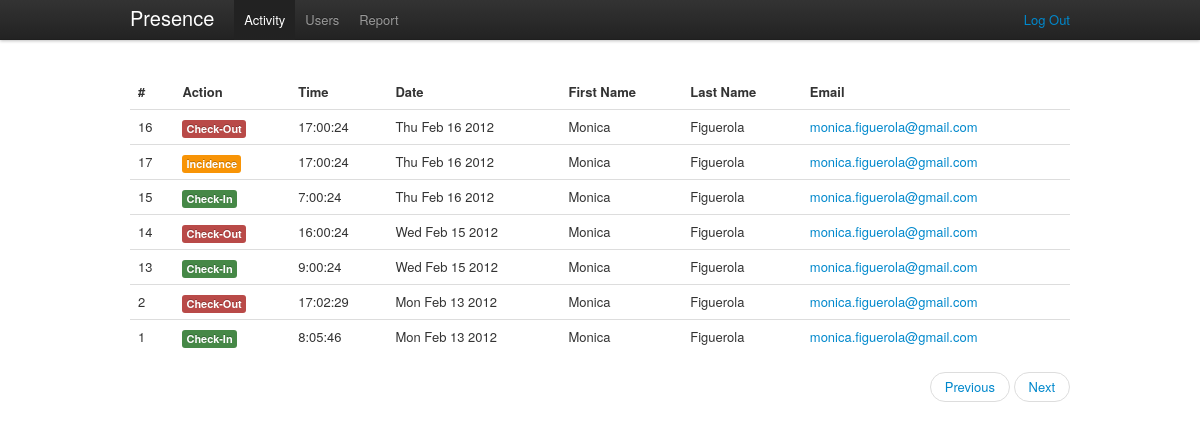
Page /admin/activity/ (signed in) on the earlier database version.
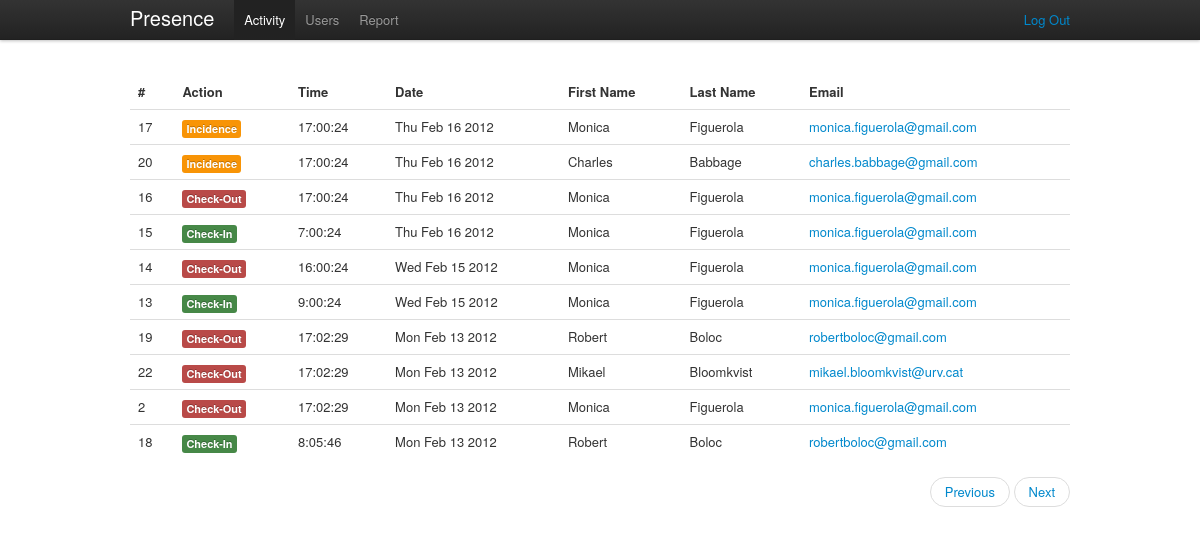
Same page on the later database version.
### tables this page shows
CREATE TABLE IF NOT EXISTS `presence_activity` (
  `id` int(11) NOT NULL AUTO_INCREMENT,
  `userid` varchar(250) NOT NULL,
  `action` varchar(50) NOT NULL,
  `timestamp` int(15) NOT NULL,
  `computed` tinyint(1) NOT NULL DEFAULT '0',
  PRIMARY KEY (`id`)
);

CREATE TABLE IF NOT EXISTS `presence_users` (
  `id` int(11) NOT NULL AUTO_INCREMENT,
  `email` varchar(150) NOT NULL,
  `password` varchar(50) NOT NULL,
  `role` varchar(20) NOT NULL,
  `firstname` varchar(200) NOT NULL,
  `lastname` varchar(300) NOT NULL,
  `position` varchar(200) NOT NULL,
  `UUID` varchar(36) NOT NULL,
  PRIMARY KEY (`id`)
);

### public/index.php (called while the page is built, shortened)
<?php
require_once (ROOT . '/config/config.php');
$url = isset($_GET['url']) ? $_GET['url'] : null;
$role = isset($_SESSION['role']) ? $_SESSION['role'] : null;
if ($url == null && $role == null) {
    $controller = "AuthController";
    $action = "asklogin";
    $url_params = array();
} else if ($url == null && isset($role)) {
    $controller = ucfirst($role) . 'Controller';
    $action = 'activity';
    $url_params = array();
} else {
    $url_params = explode('/', $url);
    $controller = ucfirst(array_shift($url_params));
    $action = $url_params[0] == null ? 'activity' : array_shift($url_params);
}
isset($url_params[1])
    ? $extra_action = $url_params[1]
    : $extra_action = null;
$extra_params = $_POST;
new $controller($action, array_merge($url_params, $extra_params), $extra_action);

### config/config.php (called while the page is built, shortened)
<?php
$CONFIG = new stdClass();
$CONFIG->wwwroot = 'https://localhost/presence-manager';
$CONFIG->dbhost = 'localhost';
$CONFIG->dbname = 'presence';
$CONFIG->dbuser = 'root';
$CONFIG->dbpassword = 'doremi';

### lang/en.php (called while the page is built, shortened)
<?php
$STRINGS = null;
$STRINGS['brand'] = 'Presence';
$STRINGS['login'] = 'Login';
$STRINGS['help'] = 'Help';
$STRINGS['activity'] = 'Activity';
$STRINGS['users'] = 'Users';
$STRINGS['report'] = 'Report';
$STRINGS['user'] = 'User';
$STRINGS['logout'] = 'Log Out';
$STRINGS['home'] = 'Home';
$STRINGS['404'] = '404';
$STRINGS['details'] = 'Details';
$STRINGS['summary'] = 'Summary';
$STRINGS['account'] = 'Account';
$STRINGS['starttime'] = 'Start Time';
$STRINGS['startdate'] = 'Start Date';
$STRINGS['endtime'] = 'End Time';
$STRINGS['enddate'] = 'End Date';
$STRINGS['action'] = 'Action';
$STRINGS['time'] = 'Time';
$STRINGS['date'] = 'Date';
$STRINGS['firstname'] = 'First Name';
$STRINGS['lastname'] = 'Last Name';
$STRINGS['email'] = 'Email';
$STRINGS['issued'] = 'Issued';
$STRINGS['period'] = 'Period';
$STRINGS['intervals'] = 'Intervals';
$STRINGS['interval'] = 'Interval';
$STRINGS['total'] = 'Total';
$STRINGS['password'] = 'Password';
$STRINGS['position'] = 'Position';
$STRINGS['role'] = 'Role';
$STRINGS['update'] = 'Update';
$STRINGS['week'] = 'Week';
$STRINGS['month'] = 'Month';
$STRINGS['year'] = 'Year';
$STRINGS['type'] = 'Type';
$STRINGS['message'] = 'Message';
$STRINGS['previous'] = 'Previous';
$STRINGS['next'] = 'Next';
$STRINGS['user:update:success'] = 'User details updated successfully!';
$STRINGS['user:update:failed'] = 'User details update falied!';
$STRINGS['user:delete:success'] = 'User deleted successfully!';
$STRINGS['user:delete:failed'] = 'User deleition falied!';
$STRINGS['user:create:success'] = 'The new user has been created!';
$STRINGS['user:create:failed'] = 'Error creating new user!';
$STRINGS['user:create:duplicate'] = 'This user already exists!';
$STRINGS['admin:no:activities'] = 'No more activity!';
$STRINGS['add:user'] = 'Add User';
$STRINGS['create:user'] = 'Create User';
$STRINGS['build:report'] = 'Build Report';
$STRINGS['event:success'] = 'Success!';
$STRINGS['event:error'] = 'Error!';
$STRINGS['event:checkin'] = 'Check-In';
$STRINGS['event:checkout'] = 'Check-Out';
$STRINGS['event:incidence'] = 'Incidence';
$STRINGS['event:noactivity'] = 'No Activity!';
$STRINGS['event:noactivity:message'] = 'There is no user activity';
$STRINGS['event:noactivityinterval:message'] = 'There is no user activity';
$STRINGS['event:delete:account'] = 'Delete Account';

### lib/DB.php (called while the page is built, shortened)
<?php
class DB {
    private static $_instance;
    private static function getInstance(){
        if(self::$_instance == null){
            self::$_instance = new $class();
        }
        return self::$_instance;
    }
    public static function setUp($params){
        $db = self::getInstance();
        $db->_connection = new PDO("mysql:host=" . $params->dbhost . ";
                                    dbname=" . $params->dbname,
                                               $params->dbuser,
                                               $params->dbpassword);
    }
    public static function getDB(){
        $db = self::getInstance();
        return $db->_connection;
    }
	static function getAllRecords($sql, array $params = null){
		$st = self::getDB()->prepare($sql);
        $st->execute($params);
        return $st->fetchAll(PDO::FETCH_OBJ);
	}
}

### app/models/ActivityModel.php (called while the page is built, shortened)
<?php
class ActivityModel extends Model {
    public static function find_page($page) {
        $limit = 10;
		$sql = "SELECT pa.id, pa.userid, pa.action, pa.timestamp, pu.firstname, pu.lastname, pu.email
				FROM " . self::table() . " pa
				JOIN presence_users pu ON pa.userid = pu.id
				ORDER BY pa.timestamp DESC
                LIMIT ".$limit." OFFSET ".($limit*$page);
		return DB::getAllRecords($sql);
    }
}

### app/controllers/AdminController.php (called while the page is built, shortened)
<?php
class AdminController extends Controller {
    public function __construct($action, $params, $extra_action = null) {
        global $CONFIG;
        isset($extra_action) ? $action = $action . '_' . $extra_action : null;
        if ($this->check_role('admin') && method_exists($this, $action)) {
            $this->$action($params);
        } else {
            RoutingHelper::redirect($CONFIG->wwwroot . '/error/notfound');
        }
    }
    public function activity($params) {
        $page = isset($params[0]) ? $params[0] : 0;
        $this->_view = new AdminActivityView(ActivityModel::find_page($page), $page);
    }
}

### app/model.class.php (called while the page is built, shortened)
<?php
abstract class Model{
    protected static function table(){
        $prefix = 'presence_';
        $caller = get_called_class();
        $class = lcfirst(substr($caller, 0, -5));
        return $prefix.self::pluralise($class);
    }
    private static function pluralise($word){
        $exceptions = array();
        $exceptions['activity'] = 'activity';
        empty($exceptions[$word])
            ? $plural = $word.'s'
            : $plural = $exceptions[$word];
        return $plural;
    }
}

### app/helpers/BootstrapHelper.php (called while the page is built, shortened)
<?php
class BootstrapHelper extends Helper{
    static function get_label_for_action($action){
       switch ($action) {
            case 'checkin': return 'label-success';
            case 'checkout': return 'label-important';
            case 'incidence': return 'label-warning';
		}
    }
}

### app/views/admin/AdminActivityView.php (the view, shortened to what this page needs)
<?php
class AdminActivityView extends View {
    private $_entries;
    private $_page;
    public function __construct($entries, $page = 0, $alert = null) {
        $this->_entries = $entries;
        $this->_page = $page;
    }
    public function menu() {
        return MenuHelper::admin_base_menu('activity');
    }
    public function content() {
        global $CONFIG, $STRINGS;
        $activity_table_content = '';
        foreach ($this->_entries as $entry) {
            $activity_table_content .=
            '<tr>
                <td>' . $entry->id . '</td>
                <td><span class="label ' . BootstrapHelper::get_label_for_action($entry->action). '">' . BootstrapHelper::get_event_description($entry->action) . '</span></td>
                <td>' . date('G:i:s', $entry->timestamp) . '</td>
                <td>' . date('D M j Y', $entry->timestamp) . '</td>
                <td>' . utf8_encode($entry->firstname) . '</td>
                <td>' . utf8_encode($entry->lastname) . '</td>
                <td><a href="'.$CONFIG->wwwroot.'/admin/users/'.$entry->userid.'/details">' . $entry->email . '</a></td>
                </tr>
            ';
        }
        return '
        <section id="activity">
            <table class="table">
                <thead>
                    <tr>
                        <th>#</th>
                        <th>'.$STRINGS['action'].'</th>
                        <th>'.$STRINGS['time'].'</th>
						<th>'.$STRINGS['date'].'</th>
                        <th>'.$STRINGS['firstname'].'</th>
                        <th>'.$STRINGS['lastname'].'</th>
                        <th>'.$STRINGS['email'].'</th>
                    </tr>
                </thead>
                <tbody>' . $activity_table_content . '
                </tbody>
            </table>
            '.MenuHelper::get_pagination_links($this->_page).'
        </section>';
    }
}

### app/view.class.php (shortened to what this page needs)
<?php
abstract class View {
    private $_title;
    protected $_alert;
    public function __destruct() {
        $this->render();
    }
    private function render() {
        global $CONFIG, $STRINGS;
        echo '<!DOCTYPE html>
              <html lang="en">
                <head>
                <meta charset="utf-8">
                  <title>' . $this->_title . ' | ' . $STRINGS['brand'] . '</title>
                    <link rel="stylesheet" href="' . $CONFIG->wwwroot . '/public/css/bootstrap.min.css" type="text/css">
                    <link rel="stylesheet" href="' . $CONFIG->wwwroot . '/public/css/presence.css" type="text/css">
                    <link rel="stylesheet" href="' . $CONFIG->wwwroot . '/public/css/datepicker.css" type="text/css">
                    <link rel="shortcut icon" href="' . $CONFIG->wwwroot . '/public/img/favicon.ico">
                    <script async type="text/javascript" src="' . $CONFIG->wwwroot . '/public/js/jquery-1.7.1.min.js"></script>
                    <script async type="text/javascript" src="' . $CONFIG->wwwroot . '/public/js/bootstrap-alert.js"></script>
                    <script async type="text/javascript" src="' . $CONFIG->wwwroot . '/public/js/bootstrap-datepicker.js"></script>
                </head>
                <body>
                  <div class="navbar navbar-fixed-top">
                    <div class="navbar-inner">
                      <div class="container">
                        <a class="brand" href="'.$CONFIG->wwwroot.'">'.$STRINGS['brand'].'</a>
                          <div class="nav-collapse">
                            '.$this->menu().'
                          </div>
                       </div>
                    </div>
                  </div>
                    <div class="container">
                      '.$this->_alert.'
					  '.$this->content().'
                    </div>
                </body>
              </html>';
    }
    protected function title($title) {
        $this->_title = $title;
    }
}

### app/helpers/MenuHelper.php (shortened to what this page needs)
<?php
class MenuHelper extends Helper {
    static public function admin_base_menu($active) {
        global $CONFIG, $STRINGS;
        $activity = $users = $report = null;
        return
            '<ul class="nav">
                <li ' . $activity . '><a href="' . $CONFIG->wwwroot . '/admin/activity">' . $STRINGS['activity'] . '</a></li>
                <li ' . $users . ' ><a href="' . $CONFIG->wwwroot . '/admin/users">' . $STRINGS['users'] . '</a></li>
                <li ' . $report . ' ><a href="' . $CONFIG->wwwroot . '/admin/report">' . $STRINGS['report'] . '</a></li>
            </ul>' . MenuHelper::get_logout_option();
    }
    static public function get_pagination_links($page){
        global $STRINGS, $CONFIG;
        ($page == 0)
            ? $previous = ''
            : $previous = '<li><a href="'.$CONFIG->wwwroot.'/admin/activity/'.(max(($page-1), 0)).'">'.$STRINGS['previous'].'</a></li>';
        $next = '<li><a href="'.$CONFIG->wwwroot.'/admin/activity/'.($page+1).'">'.$STRINGS['next'].'</a></li>';
        return
            '<ul class="pager pull-right">
                '.$previous.'
                '.$next.'
             </ul>';
    }
    static private function get_logout_option(){
        global $CONFIG, $STRINGS;
        return
            '<ul class="nav pull-right no-hover-a">
                <p class="navbar-text pull-right"><a href="' . $CONFIG->wwwroot . '/auth/logout">' . $STRINGS['logout'] . '</a></p>
             </ul>';
    }
}

### public/css/presence.css (style rules this page uses)
html { overflow-y:scroll; }
body { padding-top:75px; }

Differences in the rows shown:
no longer on this page (row unchanged): presence_activity: id "1", action "Check-In", timestamp "8:05:46", timestamp "Mon Feb 13 2012", userid.firstname "Monica", userid.lastname "Figuerola", userid.email "monica.figuerola@gmail.com"
changed presence_activity id 17: moves up the list
added presence_activity: id "20", action "Incidence", timestamp "17:00:24", timestamp "Thu Feb 16 2012", userid.firstname "Charles", userid.lastname "Babbage", userid.email "charles.babbage@gmail.com"
added presence_activity: id "19", action "Check-Out", timestamp "17:02:29", timestamp "Mon Feb 13 2012", userid.firstname "Robert", userid.lastname "Boloc", userid.email "robertboloc@gmail.com"
added presence_activity: id "22", action "Check-Out", timestamp "17:02:29", timestamp "Mon Feb 13 2012", userid.firstname "Mikael", userid.lastname "Bloomkvist", userid.email "mikael.bloomkvist@urv.cat"
added presence_activity: id "18", action "Check-In", timestamp "8:05:46", timestamp "Mon Feb 13 2012", userid.firstname "Robert", userid.lastname "Boloc", userid.email "robertboloc@gmail.com"
